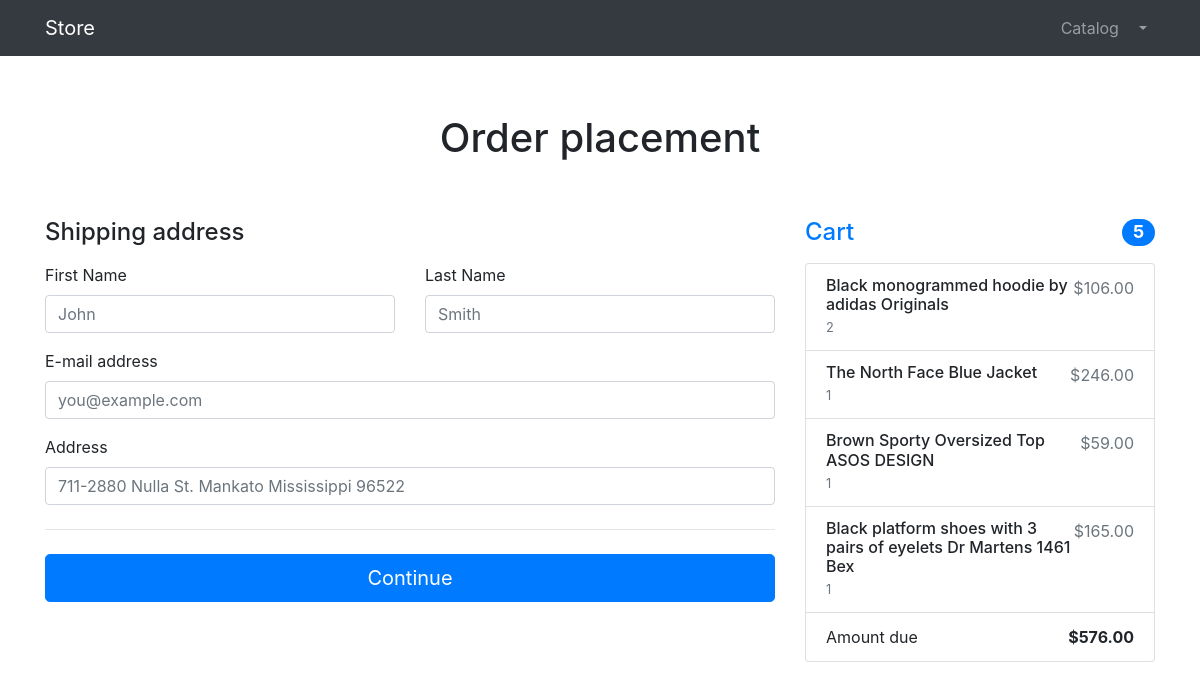
Page /orders/order-create/ (signed in) on the committed database.
### products/models.py (models this page shows, shortened)
class Basket(models.Model):
    user = models.ForeignKey(to=User, on_delete=models.CASCADE)
    product = models.ForeignKey(to=Product, on_delete=models.CASCADE)
    quantity = models.PositiveIntegerField(default=0)
    created_timestamp = models.DateTimeField(auto_now_add=True)
    objects = BasketQuerySet.as_manager()
    def sum(self):
        return self.product.price * self.quantity

class Product(models.Model):
    name = models.CharField(max_length=128)
    description = models.TextField()
    price = models.DecimalField(max_digits=10, decimal_places=2)
    quantity = models.PositiveIntegerField(default=0)
    image = models.ImageField(upload_to='products_images')
    stripe_product_price_id = models.CharField(max_length=128, null=True, blank=True)
    category = models.ForeignKey(to=ProductCategory, on_delete=models.CASCADE)
    class Meta:
        verbose_name = 'Product'
        verbose_name_plural = 'Products'

### orders/views.py (the view, shortened to what this page needs)
# urls.py: path('order-create/', OrderCreateView.as_view(), name='order_create'),
class OrderCreateView(TitleMixin, CreateView):
    template_name = 'orders/order-create.html'
    form_class = OrderForm
    success_url = reverse_lazy('orders:order_create')
    title = 'Store - Order placement'

### orders/forms.py
class OrderForm(forms.ModelForm):
    first_name = forms.CharField(widget=forms.TextInput(attrs={'class': 'form-control', 'placeholder': 'John'}))
    last_name = forms.CharField(widget=forms.TextInput(attrs={'class': 'form-control', 'placeholder': 'Smith'}))
    email = forms.EmailField(widget=forms.EmailInput(attrs={'class': 'form-control', 'placeholder': 'you@example.com'}))
    address = forms.CharField(widget=forms.TextInput(attrs={
        'class': 'form-control',
        'placeholder': '711-2880 Nulla St. Mankato Mississippi 96522'
    }))
    class Meta:
        model = Order
        fields = ('first_name', 'last_name', 'email', 'address')

### common/views.py (called while the page is built)
    def get_context_data(self, **kwargs):
        context = super(TitleMixin, self).get_context_data(**kwargs)
        context['title'] = self.title
        return context

### products/context_processors.py (called while the page is built)
def baskets(request):
    user = request.user
    return {'baskets': Basket.objects.filter(user=user) if user.is_authenticated else []}

### products/models.py (called while the page is built)
    def total_sum(self):
        return sum(basket.sum() for basket in self)

    def total_quantity(self):
        return sum(basket.quantity for basket in self)

### orders/templates/orders/order-create.html (shortened to what this page needs)
{% extends 'products/base.html' %}
{% load humanize %}
{% block content %}
<section>
    <div class="alert alert-warning text-center" role="alert">
    </div>
    <div class="container">
        <div class="py-5 text-center">
            <h1>Order placement</h1>
        </div>
        <div class="row g-5">
            <div class="col-md-5 col-lg-4 order-md-last">
                <h4 class="d-flex justify-content-between align-items-center mb-3">
                    <span class="text-primary">Cart</span>
                    <span class="badge badge-primary badge-pill text-white">{{ baskets.total_quantity }}</span>
                </h4>
                <ul class="list-group mb-3">
                    {% for basket in baskets %}
                        <li class="list-group-item d-flex justify-content-between lh-sm">
                        <div>
                            <h6 class="my-0">{{ basket.product.name }}</h6>
                            <small class="text-muted">{{ basket.quantity }}</small>
                        </div>
                        <span class="text-muted">${{ basket.sum| intcomma }}</span>
                    </li>
                    {% endfor %}
                    <li class="list-group-item d-flex justify-content-between">
                        <span>Amount due</span>
                        <strong>${{ baskets.total_sum| intcomma }}</strong>
                    </li>
                </ul>
            </div>
            <div class="col-md-7 col-lg-8">
                <h4 class="mb-3">Shipping address</h4>
                <form action="{% url 'orders:order_create' %}" method="post">
                    <div class="row g-3">
                        <div class="col-sm-6">
                            <label for="{{ form.first_name.id_for_label }}" class="form-label">First Name</label>
                            {{ form.first_name }}
                        </div>
                        <div class="col-sm-6">
                            <label for="{{ form.last_name.id_for_label }}" class="form-label">Last Name</label>
                            {{ form.last_name }}
                        </div>
                        <div class="col-12 mt-3">
                            <label for="{{ form.email.id_for_label }}" class="form-label">E-mail address</label>
                            {{ form.email }}
                        </div>
                        <div class="col-12 mt-3">
                            <label for="{{ form.address.id_for_label }}" class="form-label">Address</label>
                            {{ form.address }}
                        </div>
                    </div>
                    <hr class="my-4">
                    <button class="w-100 btn btn-primary btn-lg" type="submit">Continue</button>
                </form>
            </div>
        </div>
    </div>
</section>
{% endblock %}

### rows in the picture
Basket: total_quantity "5", product.name "Black monogrammed hoodie by adidas Originals", quantity "2", sum "106.00", total_sum "576.00"
Basket: product.name "The North Face Blue Jacket", quantity "1", sum "246.00"
Basket: product.name "Brown Sporty Oversized Top ASOS DESIGN", quantity "1", sum "59.00"
Basket: product.name "Black platform shoes with 3 pairs of eyelets Dr Martens 1461 Bex", quantity "1", sum "165.00"
